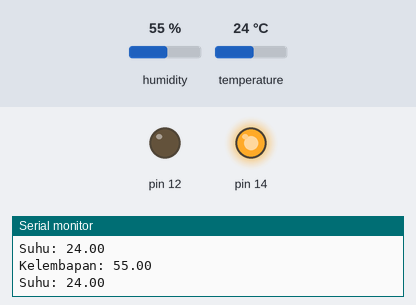
A sketch run on a simulated Arduino Uno, built with avr-gcc and run on an emulated ATmega328P. On the bench: output pins drawn as LEDs (lit = HIGH), the last lines printed to the serial monitor. Inputs (shaded band) come from the test bench; at power-on: temperature 24 °C, humidity 55 %.

Above: at 2.8 s.
2.9 s: temperature set to 29.6 °C
5.6 s: temperature set to 30.4 °C
At 7.4 s:
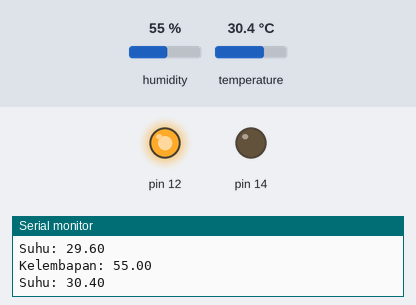
8.3 s: temperature set to 12 °C
At 10.9 s:
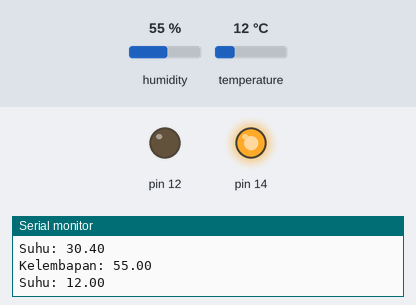
11.5 s: temperature set to 33 °C
At 12.7 s:
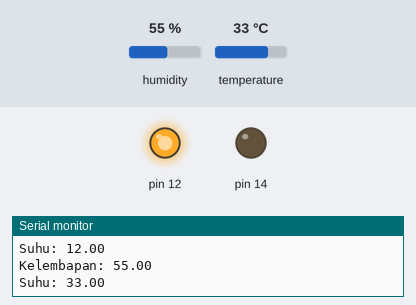
Timing chart, 0 to 14.5 s (numbered marks = the images above; inputs shaded):
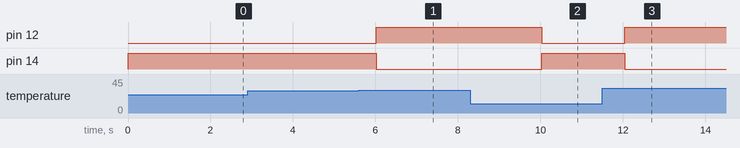

Measured:
- the behaviour switches between 29.9 and 30 °C on temperature (found by bisection; images 0 and 1)
- after the input at 5.6 s, pin 12: LOW → HIGH after 0.42 s; pin 14: HIGH → LOW after 0.42 s
- after the input at 8.3 s, pin 12: HIGH → LOW after 1.7 s; pin 14: LOW → HIGH after 1.7 s
- after the input at 11.5 s, pin 12: LOW → HIGH after 0.54 s; pin 14: HIGH → LOW after 0.54 s

The sketch:

Cek_Suhu_Dengan_LED.ino
```cpp
#include <DHT.h>
DHT dht(13, DHT22);

void setup(){
 pinMode(14, OUTPUT);
 pinMode(12, OUTPUT);
 Serial.begin(9600);
 dht.begin();
}

void loop(){
 float kel = dht.readHumidity();
 float temp = dht.readTemperature();

if(temp < 30 ){
  digitalWrite(14, HIGH);
  digitalWrite(12, LOW);
}
if(temp >= 30 ){
  digitalWrite(14, LOW);
  digitalWrite(12, HIGH);
}
 Serial.print("Kelembapan: ");
 Serial.println(kel);
 Serial.print("Suhu: ");
 Serial.println(temp);
 delay(2000);
}
```
